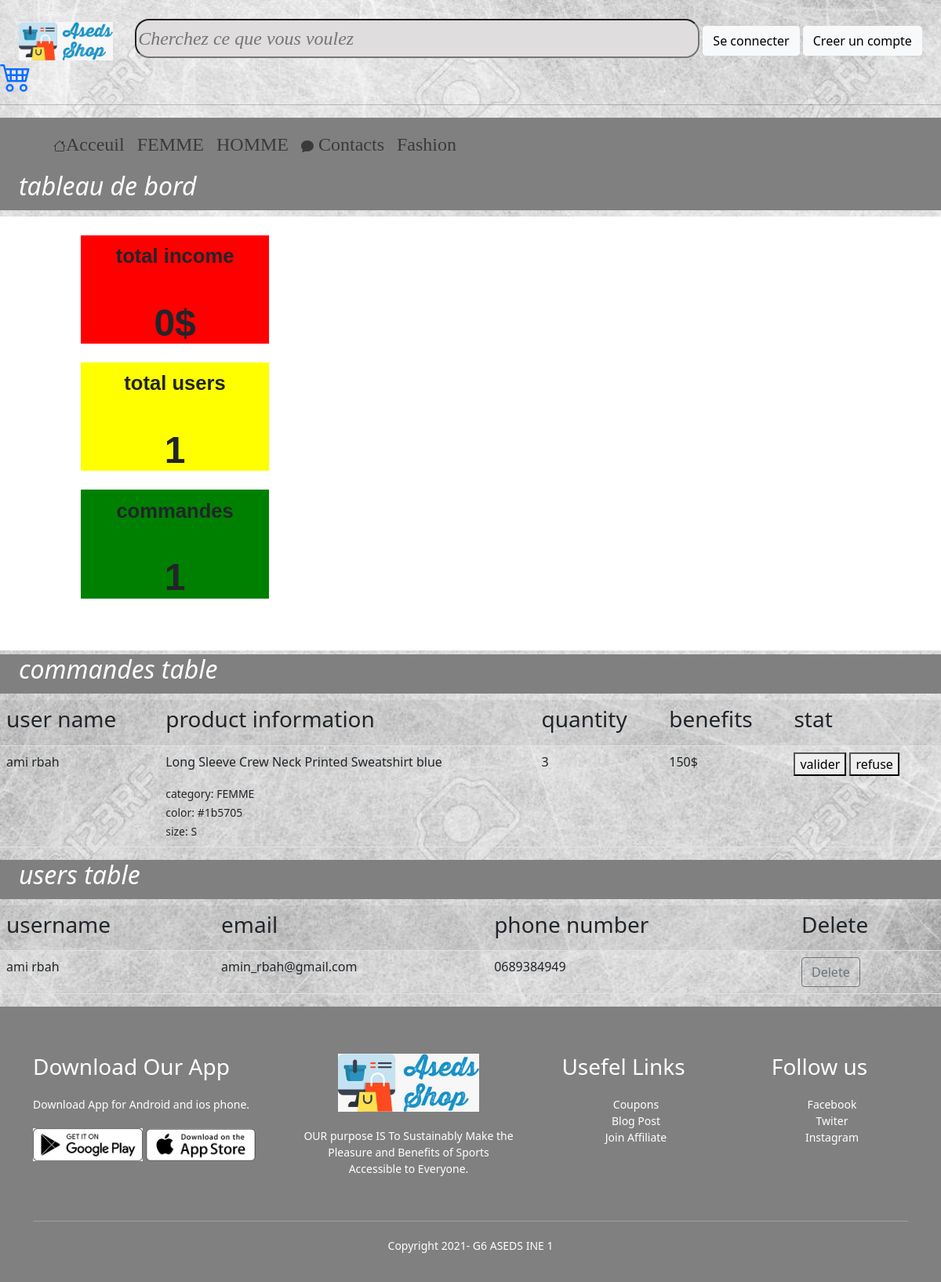
Screenshot of /shop/administration.php with the database file from the repository.
### tables this page shows
CREATE TABLE `commandes` (
  `commande_id` int(11) NOT NULL,
  `fk_client_id` int(11) NOT NULL,
  `fk_product_id` int(11) NOT NULL,
  `quantity` int(11) NOT NULL DEFAULT 1,
  `stat` varchar(50) DEFAULT 'non commander',
  `date_commande` date DEFAULT current_timestamp()
);

CREATE TABLE `clients` (
  `client_id` int(11) NOT NULL,
  `client_name` varchar(200) NOT NULL,
  `email` varchar(50) NOT NULL,
  `password` varchar(200) NOT NULL,
  `phone_number` varchar(11) NOT NULL
);

CREATE TABLE `products` (
  `product_id` int(11) NOT NULL,
  `product_name` varchar(200) NOT NULL,
  `category` varchar(20) NOT NULL,
  `product_price` double(10,2) NOT NULL,
  `product_image` varchar(255) NOT NULL,
  `product_quantity` int(11) NOT NULL,
  `product_color` varchar(200) NOT NULL,
  `product_size` char(1) NOT NULL,
  `product_date` datetime NOT NULL DEFAULT current_timestamp()
);

### shop/commandes_table.php (the view, shortened to what this page needs)
<div class = "fluid-container background-h2">
<div style="margin-top:5px;">
<h2>commandes table</h2>
</div>
</div>
    <table class="table table-striped">
            <tr>
                <th><h3>user name</h3> </th>
                <th> <h3>product information</h3></th>
                <th> <h3>quantity</h3> </th>
                <th> <h3>benefits</h3> </th>
                <th> <h3>stat</h3> </th>
            </tr>
          <?php
            $sql = "SELECT commande_id,client_name,product_name,product_price,category,product_color,product_size,quantity,stat,date_commande
                    FROM products,commandes,clients WHERE products.product_id = commandes.fk_product_id AND clients.client_id = commandes.fk_client_id;";
            $result = mysqli_query($link, $sql);
          ?>
          <?php
            if (mysqli_num_rows($result) > 0) {
            while ($row = $result->fetch_assoc()) {
                $commande_id = $row["commande_id"];
                $client_name = $row["client_name"];
                $product_name = $row["product_name"];
                $product_price = $row["product_price"];
                $category = $row["category"];
                $quantity = $row["quantity"];
                $product_color = $row["product_color"];
                $product_size = $row["product_size"];
                $etat = $row["stat"];
            ?>
            <tr>
                <td><?php echo $client_name?></td>
                <td>
                    <div class='cart-info'>
                        <div>
                            <p><?php echo"$product_name"?></p>
                            <small>category: <?php echo"$category"?></small><br>
                            <small>color: <?php echo"$product_color"?></small><br>
                            <small>size: <?php echo"$product_size"?></small><br>
                        </div>
                    </div>
                </td>
                <td><?php echo $quantity ?></td>
                <td><?php $benefice = $product_price * $quantity; echo $benefice ?>$</td>
                <td>
                    <?php
                        if($etat==="waiting for validation"){ ?>
                            <div id="<?php echo $commande_id?>">
                            <button  type="button" value="<?php echo $commande_id ?>" onclick="valider(this.value)">valider</button>
                            <button  type="button" value="<?php echo $commande_id ?>" onclick="refuse(this.value)">refuse</button>
                            </div>
                        <?php } else {
                            echo $etat;
                        }
                    ?>
                </td>
                </tr>
            <?php }}
            ?>
          </table>

### shop/administration.php (shortened to what this page needs)
<?php
require_once "config.php";
?>
<!DOCTYPE html>
<html lang="en">
<head>
    <link rel="stylesheet" href="administration.css">
    <?php include 'links.php';?>
</head>
<body>
    <?php include 'header.php';?>
<div class = "fluid-container background-h2">
<h2>tableau de bord</h2>
</div>
<div class="fluid-container" style="  background-color: white;">
  <div class="row">
  <div class="col">
  <div id="total_incomes_style">
    <p class="bord">total income</p>
    <p class="bord1" id="total_incomes" ></p>
  </div>
  <div id="users_style">
    <p class="bord" >total users</p>
    <p class="bord1" id="users"><p>
  </div>
  <div id="commandes_style">
    <p class="bord" >commandes</p>
    <p class="bord1" id="commandes"></p>
  </div>
  </div>
  <div class="col statistic">
  </div>
  <div class="col">
  </div>
  </div>
</div>
      <?php include 'commandes_table.php';?>
      <?php include 'users_table.php';?>
      <?php include 'footer.php'; ?>
</body>
</html>

### shop_4/links.php (shortened to what this page needs)
<link rel="stylesheet" href="https://stackpath.bootstrapcdn.com/font-awesome/4.7.0/css/font-awesome.min.css">
    <link href="https://cdn.jsdelivr.net/npm/bootstrap@5.0.0-beta1/dist/css/bootstrap.min.css" rel="stylesheet">
    <link rel="stylesheet" type="text/css" href="https://stackpath.bootstrapcdn.com/font-awesome/4.7.0/css/font-awesome.min.css">
  <link rel="stylesheet" href="https://stackpath.bootstrapcdn.com/font-awesome/4.7.0/css/font-awesome.min.css">
        <link href="https://cdn.jsdelivr.net/npm/bootstrap@5.0.0-beta1/dist/css/bootstrap.min.css" rel="stylesheet">
        <link href="https://cdn.jsdelivr.net/npm/bootstrap@5.0.0-beta1/dist/css/bootstrap.min.css" rel="stylesheet">

### shop_4/header.php (shortened to what this page needs)
<?php
$username="";
?>
<?php
$sqln2 = "SELECT DISTINCT category FROM products ; ";
$resultn2 = mysqli_query($link, $sqln2);
?>
<link rel="stylesheet" href="header.css">
        <header>
                <form action="gestionRecherche.php" method="GET">
                    <img style="width:10%; height:5%;margin-left:2%" src="aseds.jpg"  onMouseOver="afficher('Bienvenue !')" id="logo" alt="header_logo">
                <input type="search" name="search" id="header_search"  placeholder="Cherchez ce que vous voulez" aria-label="Search through site content" autocomplete="true" >
                <?php if(!empty($_SESSION)){ ?>
                    <a href="deconnecter.php"><button type="button" value="deconnected" id="deconnecter" class="btn btn-light">deconnecter</button></a>
                    <a href="profil.php" class="btn btn-secondary btn-lg" ><?php echo $username?></a>
                <?php } else {?>
                    <a href="login.php" ><button type="button" id="connecter" class="btn btn-light"  >Se connecter</button></a>
                    <a href="register.php"><button type="button" id="creer" class="btn btn-light">Creer un compte</button></a>
                <?php }?>
                <?php if($client_id!=1){ ?>
                  <a href="shooping-cart.php"><i class="bi bi-cart4"></i></a>
                  <?php }?>
                </form>
       </header>
       <hr>
        <nav id="header_nav" class="  navbar navbar-expand-md navbar-light font-weight-bold text-upper-case px-5" >
            <div class="container-fluid">
              <ul class="nav navbar-nav">
                <li class="nav-item"> <a class="nav-link" href="acceuil.php"><i class="bi bi-house-door-fill"></i>Acceuil</a></li>
                  <?php
                    if (mysqli_num_rows($resultn2) > 0) {
                    while ($rown2 = $resultn2->fetch_assoc()) {
                      $product_category=$rown2["category"];
                  ?>
                <li  class="nav-item"><a class="nav-link" href="<?php printf('%s?category=%s', 'category.php',  $product_category); ?>"><?php echo $product_category ?></a></li>
                <?php
                  }}
                ?>
                 <li class="nav-item"> <a class="nav-link" href="contact_us.php"><i class="bi bi-chat-fill"></i>        Contacts          </a>
                  <li class="nav-item"> <a class="nav-link" href="articles.php">        Fashion          </a></li>
                </ul>
            </div>
        </nav>

### shop_4/users_table.php (shortened to what this page needs)
<div class = "fluid-container background-h2">
    <h2>users table</h2>
  </div>
      <table class="table table-striped">
            <tr>
              <th><h3>username</h3> </th>
              <th> <h3>email</h3></th>
              <th> <h3>phone number</h3> </th>
              <th> <h3>Delete</h3> </th>
            </tr>
          <?php
            $sql2 = "SELECT * FROM clients;";
            $result2 = mysqli_query($link, $sql2);
          ?>
          <?php
            if (mysqli_num_rows($result2) > 0) {
            while ($row2 = $result2->fetch_assoc()) {
                $client_id=$row2["client_id"];
                $client_name = $row2["client_name"];
                $client_phone= $row2["phone_number"];
                $email= $row2["email"];
                if($row2["client_id"]!=1){
                ?>
              <tr id="<?php echo $client_id."id" ?>">
                <td><?php echo $client_name?></td>
                <td><?php echo $email?></td>
                <td><?php echo $client_phone?></td>
                <td><button class="btn btn-outline-secondary" value="<?php echo $client_id ?>" onclick="remove_user(this.value)">Delete</button></td>
              </tr>
            <?php }}}
            ?>
          </table>

### shop/footer.php
<link rel="stylesheet" href="footer.css">
<div class="footer">
    <div class="container">
        <div class="row">
            <div class="footer-col-1">
                <h3> Download Our App</h3>
                <p>Download App for Android and ios phone.</p>
                <div class="app-logo">
                    <img src="play-store.jpg" >
                    <img src="App-store.png" >
                </div>
            </div>
            <div class="footer-col-2">
                <img src="aseds.jpg">
                <p>OUR purpose IS To Sustainably Make the Pleasure and Benefits of Sports Accessible to Everyone.
                </p>
            </div>
            <div class="footer-col-3">
                <h3>Usefel Links</h3>
                <ul>
                    <li>Coupons</li>
                    <li>Blog Post</li>
                    <li>Join Affiliate</li>
                </ul>
            </div>
            <div class="footer-col-4">
                <h3>Follow us </h3>
                <ul>
                    <li>Facebook</li>
                    <li>Twiter</li>
                    <li>Instagram</li>
                </ul>
            </div>
        </div>
        <hr>
        <p class="Copyright">Copyright 2021- G6 ASEDS INE 1</p>
    </div>
</div>

### shop/administration.css (style rules this page uses)
body { background: url(gray.jpg); background-size: cover; }
h2 { font-size:xx-large; height: 50px; font-family:'Segoe UI', Tahoma, Geneva, Verdana, sans-serif; font-style: italic; color:#FFF; margin : 2%; }
.background-h2 { background-color: grey; }
#total_incomes_style { background-color: red; width: 70%; height: 25%; margin-top:2vw; margin-left:30%; }
#users_style { background-color: yellow; width: 70%; height: 25%; margin-top:2vw; margin-left:30%; }
#commandes_style { background-color: green; width: 70%; height: 25%; margin-top:2vw; margin-left:30%; }
.bord { text-align: center; padding:10%; font-size:160%; font-family: "Lucida Handwriting", Helvetica, sans-serif; font-weight: bold; padding:3%; }
.bord1 { text-align: center; padding:10%; font-size:300%; font-family: "Lucida Handwriting", Helvetica, sans-serif; font-weight: bold; padding:3%; }
.statistic { margin-left:10%; }

### shop_4/header.css (style rules this page uses)
#header_search { width: 60%; height: 50px; background-color: rgb(223, 221, 221); font-size: x-large; font-family: Georgia, 'Times New Roman', Times, serif; font-style: italic; border-radius: 18px; margin-top: 2%; margin-left:2% ; }
#header_nav { background-color:grey; font-family: Georgia, 'Times New Roman', Times, serif; font-size: x-large; }

### shop/footer.css (style rules this page uses)
.footer { background:grey; color:white; font-size: 14px; padding: 60px 0 20px; }
.footer h3 { color:#fff; margin-bottom: 20px; }
.footer-col-1, .footer-col-2, .footer-col-3, .footer-col-4 { min-width: 250px; margin-bottom: 20px; }
.footer-col-1 { flex-basis: 30%; }
.footer-col-2 { flex: 1; text-align: center; }
.footer-col-2 img { width: 180px; margin-bottom: 20px; }
.footer-col-3,.footer-col-4 { flex-basis: 12%; text-align: center; }
ul { list-style-type: none; }
.app-logo { margin-top:20px }
.app-logo img { width: 140px }
.footer hr { border: none; background:white; height: 1px; margin:20px 0; }
.Copyright { text-align: center; }

### rows the page displays
commandes: fk_client.client_name "ami rbah", fk_product.product_name "Long Sleeve Crew Neck Printed Sweatshirt blue", fk_product.category "FEMME", fk_product.product_color "#1b5705", fk_product.product_size "S", quantity "3", benefice "150", $commande_id 21 (drawn)
clients: client_name "ami rbah", email "amin_rbah@gmail.com", phone_number "0689384949", $client_id 5 (drawn)

### other values shown
$product_category "FEMME"
$product_category "HOMME"
